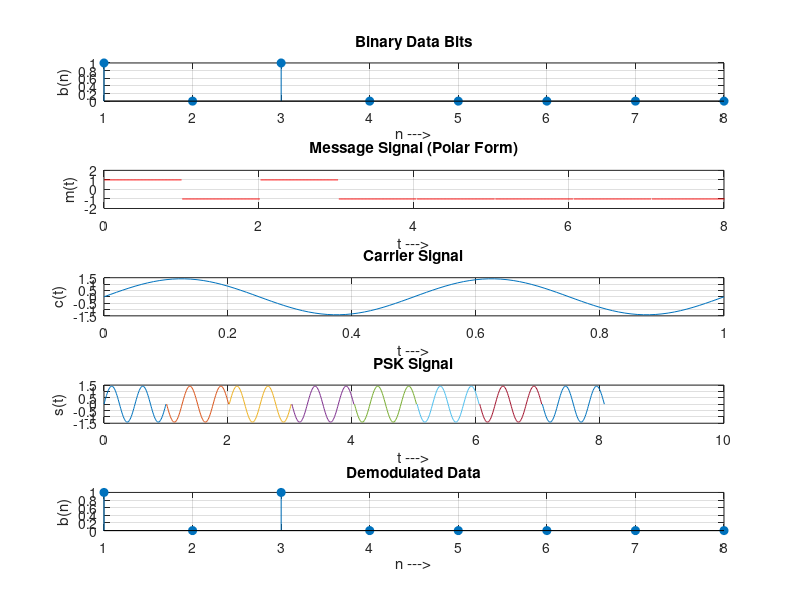

Here is the MATLAB script that generated this plot:
clc;
clear all;
close all;
Tb = 1;


fc = 2; 
t_carrier = 0:Tb/100:Tb;
c = sqrt(2/Tb) * sin(2 * pi * fc * t_carrier); 
N = 8;
m = rand(1, N); 
t1 = 0; t2 = Tb; 
bpsk_signal = []; 
message_signal = [];
for i = 1:N
    t = t1:Tb/100:t2; 
    if m(i) > 0.5
        m(i) = 1;
        m_s = ones(1, length(t)); 
    else
        m(i) = 0;
        m_s = -1 * ones(1, length(t)); 
    end
    message_signal = [message_signal, m_s];
    bpsk_signal = [bpsk_signal, c .* m_s];
   

 subplot(5, 1, 2);
    axis([0 N -2 2]);
    plot(t, m_s, 'r');
    title('Message Signal (Polar Form)');
    xlabel('t --->');
    ylabel('m(t)');
    grid on;
    hold on;
    subplot(5, 1, 4);
    plot(t, c .* m_s);
    title('PSK Signal');
    xlabel('t --->');
    ylabel('s(t)');
    grid on;
    hold on;
    t1 = t1 + (Tb + 0.01);
    t2 = t2 + (Tb + 0.01);
end
hold off;


subplot(5, 1, 1);
stem(m, 'filled');
title('Binary Data Bits');
xlabel('n --->');
ylabel('b(n)');
grid on;
subplot(5, 1, 3);
plot(t_carrier, c);
title('Carrier Signal');
xlabel('t --->');
ylabel('c(t)');
grid on;
t1 = 0; t2 = Tb; 
demod = zeros(1, N); 
for i = 1:N
    t = t1:Tb/100:t2;
    bpsk_segment = bpsk_signal((i-1)*length(t_carrier) + 1:i*length(t_carrier)); 
    x = sum(c .* bpsk_segment);
    if x > 0
       

 demod(i) = 1; 
    else
        demod(i) = 0;
    end
    t1 = t1 + (Tb + 0.01);
    t2 = t2 + (Tb + 0.01);
end
subplot(5, 1, 5);
stem(demod, 'filled');
title('Demodulated Data');
xlabel('n --->');
ylabel('b(n)');
grid on;
